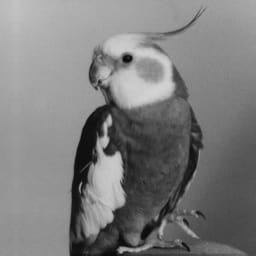
#> input picture bird.jpeg, 256 x 256 px
$ python CA_Assignment.py
#> lines starting #> are read from the running program, lines starting #| are printed output that depends on the picture
import matplotlib.pyplot as plt
import matplotlib.image as mpimg
from scipy import ndimage
from scipy import optimize
import numpy as np
import math

def get_greyscale_image(img):
    return np.mean(img[:,:,:2], 2)

def reduce(img, factor):
    result = np.zeros((img.shape[0] // factor, img.shape[1] // factor))
    for i in range(result.shape[0]):
        for j in range(result.shape[1]):
            result[i,j] = np.mean(img[i*factor:(i+1)*factor,j*factor:(j+1)*factor])
    return result

def rotate(img, angle):
    return ndimage.rotate(img, angle, reshape=False)

def flip(img, direction):
    return img[::direction,:]

def apply_transformation(img, direction, angle, contrast=1.0, brightness=0.0):
    return contrast*rotate(flip(img, direction), angle) + brightness

def find_contrast_and_brightness1(D, S):
    contrast = 0.75
    brightness = (np.sum(D - contrast*S)) / D.size
    return contrast, brightness

def find_contrast_and_brightness2(D, S):
    A = np.concatenate((np.ones((S.size, 1)), np.reshape(S, (S.size, 1))), axis=1)
    b = np.reshape(D, (D.size,))
    x, _, _, _ = np.linalg.lstsq(A, b)
    return x[1], x[0]

def generate_all_transformed_blocks(img, source_size, destination_size, step):
    factor = source_size // destination_size
    transformed_blocks = []
    for k in range((img.shape[0] - source_size) // step + 1):
        for l in range((img.shape[1] - source_size) // step + 1):
            S = reduce(img[k*step:k*step+source_size,l*step:l*step+source_size], factor)
            for direction, angle in candidates:
                transformed_blocks.append((k, l, direction, angle, apply_transformation(S, direction, angle)))
    return transformed_blocks

def compress(img, source_size, destination_size, step):
    transformations = []
    transformed_blocks = generate_all_transformed_blocks(img, source_size, destination_size, step)
    i_count = img.shape[0] // destination_size
    j_count = img.shape[1] // destination_size
    for i in range(i_count):
        transformations.append([])
        for j in range(j_count):
            # print("{}/{} ; {}/{}".format(i, i_count, j, j_count))
            transformations[i].append(None)
            min_d = float('inf')
            D = img[i*destination_size:(i+1)*destination_size,j*destination_size:(j+1)*destination_size]
            for k, l, direction, angle, S in transformed_blocks:
                contrast, brightness = find_contrast_and_brightness2(D, S)
                S = contrast*S + brightness
                d = np.sum(np.square(D - S))
                if d < min_d:
                    min_d = d
                    transformations[i][j] = (k, l, direction, angle, contrast, brightness)
    return transformations

def decompress(transformations, source_size, destination_size, step, nb_iter=8):
    factor = source_size // destination_size
    height = len(transformations) * destination_size
    width = len(transformations[0]) * destination_size
    iterations = [np.random.randint(0, 256, (height, width))]
    cur_img = np.zeros((height, width))
    for i_iter in range(nb_iter):
        print(i_iter)
        for i in range(len(transformations)):
            for j in range(len(transformations[i])):
                k, l, flip, angle, contrast, brightness = transformations[i][j]
                S = reduce(iterations[-1][k*step:k*step+source_size,l*step:l*step+source_size], factor)
                D = apply_transformation(S, flip, angle, contrast, brightness)
                cur_img[i*destination_size:(i+1)*destination_size,j*destination_size:(j+1)*destination_size] = D
        iterations.append(cur_img)
        cur_img = np.zeros((height, width))
    return iterations

def plot_iterations(iterations, target=None):

    plt.figure()
    nb_row = math.ceil(np.sqrt(len(iterations)))
    nb_cols = nb_row
    for i, img in enumerate(iterations):
        plt.subplot(nb_row, nb_cols, i+1)
        plt.imshow(img, cmap='gray', vmin=0, vmax=255, interpolation='none')
        if target is None:
            plt.title(str(i))
        else:
            plt.title(str(i) + ' (' + '{0:.2f}'.format(np.sqrt(np.mean(np.square(target - img)))) + ')')
        frame = plt.gca()
        frame.axes.get_xaxis().set_visible(False)
        frame.axes.get_yaxis().set_visible(False)
    plt.tight_layout()

directions = [1, -1]
angles = [0, 90, 180, 270]
candidates = [[direction, angle] for direction in directions for angle in angles]


def test_greyscale():
    img = mpimg.imread('bird.jpeg')
#> img is the input picture: shape (256, 256, 3); min 4, max 211, mean 125.4
    img = get_greyscale_image(img)
    img = reduce(img, 4)
#> after the loop in reduce, `for i in range(result.shape[0]):`:
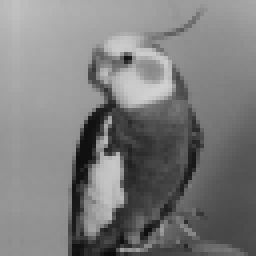
#> result: shape (64, 64) float64 (shown 4 times larger); min 12.38, max 209.8, mean 125.4
    plt.figure()
    plt.imshow(img, cmap='gray', interpolation='none')
    transformations = compress(img, 8, 4, 8)
#> after the loop in generate_all_transformed_blocks, `for k in range((img.shape[0] - source_size) // step + 1):`: transformed_blocks = 512 items

    for i in range(len(transformations)):
            for j in range(len(transformations[i])):
                print(transformations[i][j])
#> this loop made 16 passes
#> (printed output is left out)


    iterations = decompress(transformations, 8, 4, 8)
#> after the loop in decompress, `for i_iter in range(nb_iter):`: cur_img: shape (64, 64) float64; every value is 0
    plot_iterations(iterations, img)
#> the loop in plot_iterations, `for i, img in enumerate(iterations):` made 9 passes
    plt.show()
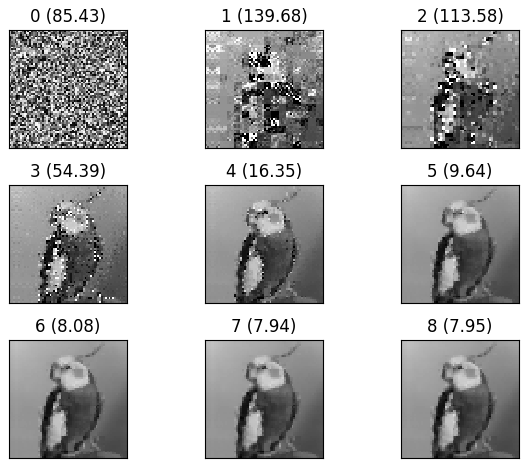
#> figure drawn by matplotlib, 9 panels


if __name__ == '__main__':
    test_greyscale()
    #test_rgb()
